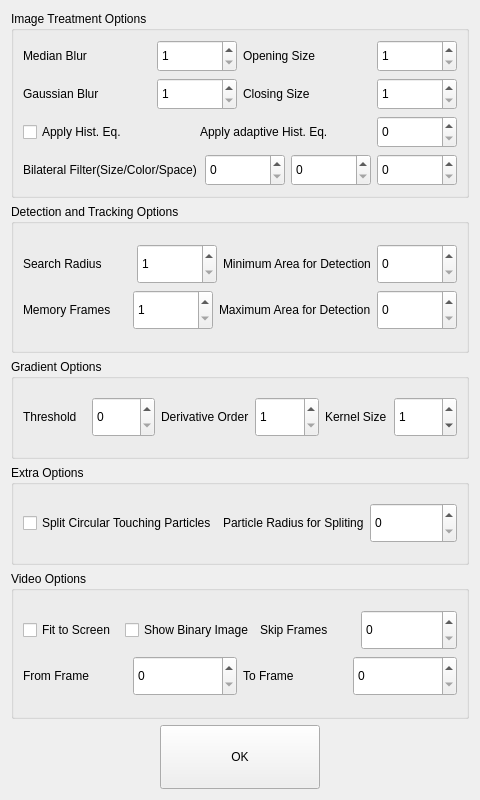
<?xml version="1.0" encoding="UTF-8"?>
<ui version="4.0">
 <class>dialog</class>
 <widget class="QWidget" name="dialog">
  <property name="geometry">
   <rect>
    <x>0</x>
    <y>0</y>
    <width>480</width>
    <height>800</height>
   </rect>
  </property>
  <property name="sizePolicy">
   <sizepolicy hsizetype="Preferred" vsizetype="Fixed">
    <horstretch>0</horstretch>
    <verstretch>0</verstretch>
   </sizepolicy>
  </property>
  <property name="windowTitle">
   <string>Settings</string>
  </property>
  <property name="layoutDirection">
   <enum>Qt::LeftToRight</enum>
  </property>
  <property name="autoFillBackground">
   <bool>false</bool>
  </property>
  <layout class="QVBoxLayout" name="verticalLayout_2" stretch="0,0,0,0,0,0">
   <item>
    <widget class="QGroupBox" name="groupBox">
     <property name="sizePolicy">
      <sizepolicy hsizetype="Preferred" vsizetype="Fixed">
       <horstretch>0</horstretch>
       <verstretch>0</verstretch>
      </sizepolicy>
     </property>
     <property name="minimumSize">
      <size>
       <width>0</width>
       <height>180</height>
      </size>
     </property>
     <property name="maximumSize">
      <size>
       <width>16777215</width>
       <height>280</height>
      </size>
     </property>
     <property name="title">
      <string>Image Treatment Options</string>
     </property>
     <property name="alignment">
      <set>Qt::AlignLeading|Qt::AlignLeft|Qt::AlignTop</set>
     </property>
     <layout class="QVBoxLayout" name="verticalLayout_3">
      <item>
       <layout class="QVBoxLayout" name="verticalLayout">
        <item>
         <layout class="QHBoxLayout" name="horizontalLayout">
          <item>
           <widget class="QLabel" name="label_4">
            <property name="sizePolicy">
             <sizepolicy hsizetype="Preferred" vsizetype="Preferred">
              <horstretch>0</horstretch>
              <verstretch>0</verstretch>
             </sizepolicy>
            </property>
            <property name="minimumSize">
             <size>
              <width>0</width>
              <height>32</height>
             </size>
            </property>
            <property name="maximumSize">
             <size>
              <width>16777215</width>
              <height>40</height>
             </size>
            </property>
            <property name="text">
             <string>Median Blur</string>
            </property>
           </widget>
          </item>
          <item>
           <widget class="QSpinBox" name="sb_median_blur">
            <property name="sizePolicy">
             <sizepolicy hsizetype="Minimum" vsizetype="Preferred">
              <horstretch>0</horstretch>
              <verstretch>0</verstretch>
             </sizepolicy>
            </property>
            <property name="minimumSize">
             <size>
              <width>60</width>
              <height>0</height>
             </size>
            </property>
            <property name="maximumSize">
             <size>
              <width>80</width>
              <height>16777215</height>
             </size>
            </property>
            <property name="whatsThis">
             <string>median_blur</string>
            </property>
            <property name="minimum">
             <number>1</number>
            </property>
            <property name="singleStep">
             <number>2</number>
            </property>
           </widget>
          </item>
          <item>
           <widget class="QLabel" name="label_3">
            <property name="sizePolicy">
             <sizepolicy hsizetype="Preferred" vsizetype="Preferred">
              <horstretch>0</horstretch>
              <verstretch>0</verstretch>
             </sizepolicy>
            </property>
            <property name="minimumSize">
             <size>
              <width>0</width>
              <height>32</height>
             </size>
            </property>
            <property name="maximumSize">
             <size>
              <width>16777215</width>
              <height>40</height>
             </size>
            </property>
            <property name="text">
             <string>Opening Size</string>
            </property>
           </widget>
          </item>
          <item>
           <widget class="QSpinBox" name="sb_opening_size">
            <property name="sizePolicy">
             <sizepolicy hsizetype="Fixed" vsizetype="Preferred">
              <horstretch>0</horstretch>
              <verstretch>0</verstretch>
             </sizepolicy>
            </property>
            <property name="minimumSize">
             <size>
              <width>60</width>
              <height>32</height>
             </size>
            </property>
            <property name="maximumSize">
             <size>
              <width>80</width>
              <height>40</height>
             </size>
            </property>
            <property name="whatsThis">
             <string>opening_size</string>
            </property>
            <property name="minimum">
             <number>1</number>
            </property>
           </widget>
          </item>
         </layout>
        </item>
        <item>
         <layout class="QHBoxLayout" name="horizontalLayout_2">
          <item>
           <widget class="QLabel" name="label_5">
            <property name="sizePolicy">
             <sizepolicy hsizetype="Preferred" vsizetype="Preferred">
              <horstretch>0</horstretch>
              <verstretch>0</verstretch>
             </sizepolicy>
            </property>
            <property name="minimumSize">
             <size>
              <width>0</width>
              <height>32</height>
             </size>
            </property>
            <property name="maximumSize">
             <size>
              <width>16777215</width>
              <height>40</height>
             </size>
            </property>
            <property name="text">
             <string>Gaussian Blur</string>
            </property>
           </widget>
          </item>
          <item>
           <widget class="QSpinBox" name="sb_gaussian_blur">
            <property name="sizePolicy">
             <sizepolicy hsizetype="Minimum" vsizetype="Preferred">
              <horstretch>0</horstretch>
              <verstretch>0</verstretch>
             </sizepolicy>
            </property>
            <property name="minimumSize">
             <size>
              <width>60</width>
              <height>32</height>
             </size>
            </property>
            <property name="maximumSize">
             <size>
              <width>80</width>
              <height>40</height>
             </size>
            </property>
            <property name="whatsThis">
             <string>gaussian_blur</string>
            </property>
            <property name="minimum">
             <number>1</number>
            </property>
            <property name="singleStep">
             <number>2</number>
            </property>
           </widget>
          </item>
          <item>
           <widget class="QLabel" name="label">
            <property name="sizePolicy">
             <sizepolicy hsizetype="Preferred" vsizetype="Preferred">
              <horstretch>0</horstretch>
              <verstretch>0</verstretch>
             </sizepolicy>
            </property>
            <property name="minimumSize">
             <size>
              <width>0</width>
              <height>32</height>
             </size>
            </property>
            <property name="maximumSize">
             <size>
              <width>16777215</width>
              <height>40</height>
             </size>
            </property>
            <property name="text">
             <string>Closing Size</string>
            </property>
           </widget>
          </item>
          <item>
           <widget class="QSpinBox" name="sb_closing_size">
            <property name="sizePolicy">
             <sizepolicy hsizetype="Minimum" vsizetype="Preferred">
              <horstretch>0</horstretch>
              <verstretch>0</verstretch>
             </sizepolicy>
            </property>
            <property name="minimumSize">
             <size>
              <width>60</width>
              <height>32</height>
             </size>
            </property>
            <property name="maximumSize">
             <size>
              <width>80</width>
              <height>40</height>
             </size>
            </property>
            <property name="whatsThis">
             <string>closing_size</string>
            </property>
            <property name="specialValueText">
             <string/>
            </property>
            <property name="suffix">
             <string/>
            </property>
            <property name="minimum">
             <number>1</number>
            </property>
           </widget>
          </item>
         </layout>
        </item>
        <item>
         <layout class="QHBoxLayout" name="horizontalLayout_3">
          <item>
           <widget class="QCheckBox" name="ckb_apply_hist_eq">
            <property name="sizePolicy">
             <sizepolicy hsizetype="Minimum" vsizetype="Preferred">
              <horstretch>0</horstretch>
              <verstretch>0</verstretch>
             </sizepolicy>
            </property>
            <property name="minimumSize">
             <size>
              <width>0</width>
              <height>32</height>
             </size>
            </property>
            <property name="maximumSize">
             <size>
              <width>16777215</width>
              <height>40</height>
             </size>
            </property>
            <property name="whatsThis">
             <string>apply_hist_eq</string>
            </property>
            <property name="text">
             <string>Apply Hist. Eq.</string>
            </property>
           </widget>
          </item>
          <item>
           <widget class="QLabel" name="label_6">
            <property name="sizePolicy">
             <sizepolicy hsizetype="Preferred" vsizetype="Preferred">
              <horstretch>0</horstretch>
              <verstretch>0</verstretch>
             </sizepolicy>
            </property>
            <property name="minimumSize">
             <size>
              <width>0</width>
              <height>32</height>
             </size>
            </property>
            <property name="maximumSize">
             <size>
              <width>16777215</width>
              <height>40</height>
             </size>
            </property>
            <property name="text">
             <string>Apply adaptive Hist. Eq.</string>
            </property>
           </widget>
          </item>
          <item>
           <widget class="QSpinBox" name="sb_adaptive_hist_eq">
            <property name="sizePolicy">
             <sizepolicy hsizetype="Minimum" vsizetype="Preferred">
              <horstretch>0</horstretch>
              <verstretch>0</verstretch>
             </sizepolicy>
            </property>
            <property name="minimumSize">
             <size>
              <width>60</width>
              <height>32</height>
             </size>
            </property>
            <property name="maximumSize">
             <size>
              <width>80</width>
              <height>40</height>
             </size>
            </property>
            <property name="whatsThis">
             <string>adaptive_hist_eq</string>
            </property>
           </widget>
          </item>
         </layout>
        </item>
        <item>
         <layout class="QHBoxLayout" name="horizontalLayout_4">
          <item>
           <widget class="QLabel" name="label_7">
            <property name="sizePolicy">
             <sizepolicy hsizetype="Preferred" vsizetype="Preferred">
              <horstretch>0</horstretch>
              <verstretch>0</verstretch>
             </sizepolicy>
            </property>
            <property name="minimumSize">
             <size>
              <width>0</width>
              <height>32</height>
             </size>
            </property>
            <property name="maximumSize">
             <size>
              <width>16777215</width>
              <height>40</height>
             </size>
            </property>
            <property name="text">
             <string>Bilateral Filter(Size/Color/Space)</string>
            </property>
           </widget>
          </item>
          <item>
           <widget class="QSpinBox" name="sb_bilateral_size">
            <property name="sizePolicy">
             <sizepolicy hsizetype="Minimum" vsizetype="Preferred">
              <horstretch>0</horstretch>
              <verstretch>0</verstretch>
             </sizepolicy>
            </property>
            <property name="minimumSize">
             <size>
              <width>60</width>
              <height>32</height>
             </size>
            </property>
            <property name="maximumSize">
             <size>
              <width>80</width>
              <height>40</height>
             </size>
            </property>
            <property name="whatsThis">
             <string>bilateral_size</string>
            </property>
           </widget>
          </item>
          <item>
           <widget class="QSpinBox" name="sb_bilateral_color">
            <property name="sizePolicy">
             <sizepolicy hsizetype="Minimum" vsizetype="Preferred">
              <horstretch>0</horstretch>
              <verstretch>0</verstretch>
             </sizepolicy>
            </property>
            <property name="minimumSize">
             <size>
              <width>60</width>
              <height>32</height>
             </size>
            </property>
            <property name="maximumSize">
             <size>
              <width>80</width>
              <height>40</height>
             </size>
            </property>
            <property name="whatsThis">
             <string>bilateral_color</string>
            </property>
           </widget>
          </item>
          <item>
           <widget class="QSpinBox" name="sb_bilateral_space">
            <property name="sizePolicy">
             <sizepolicy hsizetype="Minimum" vsizetype="Preferred">
              <horstretch>0</horstretch>
              <verstretch>0</verstretch>
             </sizepolicy>
            </property>
            <property name="minimumSize">
             <size>
              <width>60</width>
              <height>32</height>
             </size>
            </property>
            <property name="maximumSize">
             <size>
              <width>80</width>
              <height>40</height>
             </size>
            </property>
            <property name="whatsThis">
             <string>bilateral_space</string>
            </property>
           </widget>
          </item>
         </layout>
        </item>
       </layout>
      </item>
     </layout>
    </widget>
   </item>
   <item>
    <widget class="QGroupBox" name="groupBox_2">
     <property name="sizePolicy">
      <sizepolicy hsizetype="Preferred" vsizetype="Preferred">
       <horstretch>0</horstretch>
       <verstretch>0</verstretch>
      </sizepolicy>
     </property>
     <property name="minimumSize">
      <size>
       <width>0</width>
       <height>80</height>
      </size>
     </property>
     <property name="maximumSize">
      <size>
       <width>16777215</width>
       <height>240</height>
      </size>
     </property>
     <property name="title">
      <string>Detection and Tracking Options</string>
     </property>
     <property name="alignment">
      <set>Qt::AlignLeading|Qt::AlignLeft|Qt::AlignTop</set>
     </property>
     <layout class="QVBoxLayout" name="verticalLayout_6">
      <item>
       <layout class="QVBoxLayout" name="verticalLayout_4">
        <item>
         <layout class="QHBoxLayout" name="horizontalLayout_5">
          <item>
           <widget class="QLabel" name="label_2">
            <property name="text">
             <string>Search Radius</string>
            </property>
            <property name="textFormat">
             <enum>Qt::AutoText</enum>
            </property>
            <property name="scaledContents">
             <bool>true</bool>
            </property>
           </widget>
          </item>
          <item>
           <widget class="QSpinBox" name="sb_search_radius">
            <property name="minimumSize">
             <size>
              <width>60</width>
              <height>32</height>
             </size>
            </property>
            <property name="maximumSize">
             <size>
              <width>80</width>
              <height>40</height>
             </size>
            </property>
            <property name="whatsThis">
             <string>search_radius</string>
            </property>
            <property name="minimum">
             <number>1</number>
            </property>
            <property name="singleStep">
             <number>2</number>
            </property>
           </widget>
          </item>
          <item>
           <widget class="QLabel" name="label_9">
            <property name="text">
             <string>Minimum Area for Detection</string>
            </property>
           </widget>
          </item>
          <item>
           <widget class="QSpinBox" name="sb_minimum_area_for_detection">
            <property name="minimumSize">
             <size>
              <width>60</width>
              <height>32</height>
             </size>
            </property>
            <property name="maximumSize">
             <size>
              <width>80</width>
              <height>40</height>
             </size>
            </property>
            <property name="whatsThis">
             <string>minimum_area_for_detection</string>
            </property>
            <property name="maximum">
             <number>10000000</number>
            </property>
           </widget>
          </item>
         </layout>
        </item>
        <item>
         <layout class="QHBoxLayout" name="horizontalLayout_6">
          <item>
           <widget class="QLabel" name="label_8">
            <property name="text">
             <string>Memory Frames</string>
            </property>
           </widget>
          </item>
          <item>
           <widget class="QSpinBox" name="sb_memory_frames">
            <property name="minimumSize">
             <size>
              <width>60</width>
              <height>32</height>
             </size>
            </property>
            <property name="maximumSize">
             <size>
              <width>80</width>
              <height>40</height>
             </size>
            </property>
            <property name="whatsThis">
             <string>memory_frames</string>
            </property>
            <property name="minimum">
             <number>1</number>
            </property>
            <property name="singleStep">
             <number>2</number>
            </property>
           </widget>
          </item>
          <item>
           <widget class="QLabel" name="label_10">
            <property name="text">
             <string>Maximum Area for Detection</string>
            </property>
           </widget>
          </item>
          <item>
           <widget class="QSpinBox" name="sb_maximum_area_for_detection">
            <property name="minimumSize">
             <size>
              <width>60</width>
              <height>32</height>
             </size>
            </property>
            <property name="maximumSize">
             <size>
              <width>80</width>
              <height>40</height>
             </size>
            </property>
            <property name="whatsThis">
             <string>maximum_area_for_detection</string>
            </property>
            <property name="maximum">
             <number>10000000</number>
            </property>
           </widget>
          </item>
         </layout>
        </item>
       </layout>
      </item>
     </layout>
    </widget>
   </item>
   <item>
    <widget class="QGroupBox" name="groupBox_3">
     <property name="sizePolicy">
      <sizepolicy hsizetype="Preferred" vsizetype="Preferred">
       <horstretch>0</horstretch>
       <verstretch>0</verstretch>
      </sizepolicy>
     </property>
     <property name="minimumSize">
      <size>
       <width>0</width>
       <height>60</height>
      </size>
     </property>
     <property name="maximumSize">
      <size>
       <width>16777215</width>
       <height>100</height>
      </size>
     </property>
     <property name="title">
      <string>Gradient Options</string>
     </property>
     <layout class="QVBoxLayout" name="verticalLayout_7">
      <item>
       <layout class="QHBoxLayout" name="horizontalLayout_7">
        <item>
         <widget class="QLabel" name="label_11">
          <property name="text">
           <string>Threshold</string>
          </property>
         </widget>
        </item>
        <item>
         <widget class="QSpinBox" name="sb_threshold">
          <property name="sizePolicy">
           <sizepolicy hsizetype="Minimum" vsizetype="Preferred">
            <horstretch>0</horstretch>
            <verstretch>0</verstretch>
           </sizepolicy>
          </property>
          <property name="minimumSize">
           <size>
            <width>0</width>
            <height>32</height>
           </size>
          </property>
          <property name="maximumSize">
           <size>
            <width>16777215</width>
            <height>40</height>
           </size>
          </property>
          <property name="whatsThis">
           <string>threshold</string>
          </property>
         </widget>
        </item>
        <item>
         <widget class="QLabel" name="label_12">
          <property name="text">
           <string>Derivative Order</string>
          </property>
         </widget>
        </item>
        <item>
         <widget class="QSpinBox" name="sb_derivative_order">
          <property name="sizePolicy">
           <sizepolicy hsizetype="Minimum" vsizetype="Preferred">
            <horstretch>0</horstretch>
            <verstretch>0</verstretch>
           </sizepolicy>
          </property>
          <property name="minimumSize">
           <size>
            <width>0</width>
            <height>32</height>
           </size>
          </property>
          <property name="maximumSize">
           <size>
            <width>16777215</width>
            <height>40</height>
           </size>
          </property>
          <property name="whatsThis">
           <string>derivative_order</string>
          </property>
          <property name="minimum">
           <number>1</number>
          </property>
         </widget>
        </item>
        <item>
         <widget class="QLabel" name="label_13">
          <property name="text">
           <string>Kernel Size</string>
          </property>
         </widget>
        </item>
        <item>
         <widget class="QSpinBox" name="sb_kernel_size">
          <property name="sizePolicy">
           <sizepolicy hsizetype="Minimum" vsizetype="Preferred">
            <horstretch>0</horstretch>
            <verstretch>0</verstretch>
           </sizepolicy>
          </property>
          <property name="minimumSize">
           <size>
            <width>0</width>
            <height>32</height>
           </size>
          </property>
          <property name="maximumSize">
           <size>
            <width>16777215</width>
            <height>40</height>
           </size>
          </property>
          <property name="whatsThis">
           <string>kernel_size</string>
          </property>
          <property name="minimum">
           <number>-1</number>
          </property>
          <property name="maximum">
           <number>7</number>
          </property>
          <property name="singleStep">
           <number>2</number>
          </property>
          <property name="value">
           <number>1</number>
          </property>
         </widget>
        </item>
       </layout>
      </item>
     </layout>
    </widget>
   </item>
   <item>
    <widget class="QGroupBox" name="groupBox_4">
     <property name="sizePolicy">
      <sizepolicy hsizetype="Preferred" vsizetype="Preferred">
       <horstretch>0</horstretch>
       <verstretch>0</verstretch>
      </sizepolicy>
     </property>
     <property name="minimumSize">
      <size>
       <width>0</width>
       <height>60</height>
      </size>
     </property>
     <property name="maximumSize">
      <size>
       <width>16777215</width>
       <height>100</height>
      </size>
     </property>
     <property name="title">
      <string>Extra Options</string>
     </property>
     <layout class="QVBoxLayout" name="verticalLayout_8">
      <item>
       <layout class="QHBoxLayout" name="horizontalLayout_8">
        <item>
         <widget class="QCheckBox" name="ckb_split_circular_particles">
          <property name="sizePolicy">
           <sizepolicy hsizetype="Minimum" vsizetype="Preferred">
            <horstretch>0</horstretch>
            <verstretch>0</verstretch>
           </sizepolicy>
          </property>
          <property name="minimumSize">
           <size>
            <width>0</width>
            <height>32</height>
           </size>
          </property>
          <property name="maximumSize">
           <size>
            <width>16777215</width>
            <height>40</height>
           </size>
          </property>
          <property name="whatsThis">
           <string>split_circular_particles</string>
          </property>
          <property name="text">
           <string>Split Circular Touching Particles</string>
          </property>
         </widget>
        </item>
        <item>
         <widget class="QLabel" name="label_14">
          <property name="text">
           <string>Particle Radius for Spliting</string>
          </property>
         </widget>
        </item>
        <item>
         <widget class="QSpinBox" name="sb_split_radius">
          <property name="sizePolicy">
           <sizepolicy hsizetype="Minimum" vsizetype="Preferred">
            <horstretch>0</horstretch>
            <verstretch>0</verstretch>
           </sizepolicy>
          </property>
          <property name="minimumSize">
           <size>
            <width>0</width>
            <height>32</height>
           </size>
          </property>
          <property name="maximumSize">
           <size>
            <width>16777215</width>
            <height>40</height>
           </size>
          </property>
          <property name="whatsThis">
           <string>split_radius</string>
          </property>
         </widget>
        </item>
       </layout>
      </item>
     </layout>
    </widget>
   </item>
   <item>
    <widget class="QGroupBox" name="groupBox_5">
     <property name="minimumSize">
      <size>
       <width>0</width>
       <height>60</height>
      </size>
     </property>
     <property name="maximumSize">
      <size>
       <width>16777215</width>
       <height>240</height>
      </size>
     </property>
     <property name="title">
      <string>Video Options</string>
     </property>
     <layout class="QVBoxLayout" name="verticalLayout_9">
      <item>
       <layout class="QVBoxLayout" name="verticalLayout_5">
        <item>
         <layout class="QHBoxLayout" name="horizontalLayout_9">
          <item>
           <widget class="QCheckBox" name="chk_fit_to_screen">
            <property name="minimumSize">
             <size>
              <width>0</width>
              <height>32</height>
             </size>
            </property>
            <property name="maximumSize">
             <size>
              <width>16777215</width>
              <height>40</height>
             </size>
            </property>
            <property name="whatsThis">
             <string>fit_to_screen</string>
            </property>
            <property name="text">
             <string>Fit to Screen</string>
            </property>
           </widget>
          </item>
          <item>
           <widget class="QCheckBox" name="chk_show_binary_image">
            <property name="minimumSize">
             <size>
              <width>0</width>
              <height>32</height>
             </size>
            </property>
            <property name="maximumSize">
             <size>
              <width>16777215</width>
              <height>40</height>
             </size>
            </property>
            <property name="whatsThis">
             <string>show_binary_image</string>
            </property>
            <property name="text">
             <string>Show Binary Image</string>
            </property>
           </widget>
          </item>
          <item>
           <widget class="QLabel" name="label_15">
            <property name="minimumSize">
             <size>
              <width>0</width>
              <height>32</height>
             </size>
            </property>
            <property name="maximumSize">
             <size>
              <width>16777215</width>
              <height>40</height>
             </size>
            </property>
            <property name="text">
             <string>Skip Frames</string>
            </property>
           </widget>
          </item>
          <item>
           <widget class="QSpinBox" name="sb_skip_frames">
            <property name="minimumSize">
             <size>
              <width>0</width>
              <height>32</height>
             </size>
            </property>
            <property name="maximumSize">
             <size>
              <width>16777215</width>
              <height>40</height>
             </size>
            </property>
            <property name="whatsThis">
             <string>skip_frames</string>
            </property>
           </widget>
          </item>
         </layout>
        </item>
        <item>
         <layout class="QHBoxLayout" name="horizontalLayout_10">
          <item>
           <widget class="QLabel" name="label_16">
            <property name="minimumSize">
             <size>
              <width>0</width>
              <height>32</height>
             </size>
            </property>
            <property name="maximumSize">
             <size>
              <width>16777215</width>
              <height>40</height>
             </size>
            </property>
            <property name="text">
             <string>From Frame</string>
            </property>
           </widget>
          </item>
          <item>
           <widget class="QSpinBox" name="sb_from_frame">
            <property name="minimumSize">
             <size>
              <width>0</width>
              <height>32</height>
             </size>
            </property>
            <property name="maximumSize">
             <size>
              <width>16777215</width>
              <height>40</height>
             </size>
            </property>
            <property name="whatsThis">
             <string>from_frame</string>
            </property>
           </widget>
          </item>
          <item>
           <widget class="QLabel" name="label_17">
            <property name="minimumSize">
             <size>
              <width>0</width>
              <height>32</height>
             </size>
            </property>
            <property name="maximumSize">
             <size>
              <width>16777215</width>
              <height>40</height>
             </size>
            </property>
            <property name="text">
             <string>To Frame</string>
            </property>
           </widget>
          </item>
          <item>
           <widget class="QSpinBox" name="sb_to_frame">
            <property name="minimumSize">
             <size>
              <width>0</width>
              <height>32</height>
             </size>
            </property>
            <property name="maximumSize">
             <size>
              <width>16777215</width>
              <height>40</height>
             </size>
            </property>
            <property name="whatsThis">
             <string>to_frame</string>
            </property>
           </widget>
          </item>
         </layout>
        </item>
       </layout>
      </item>
     </layout>
    </widget>
   </item>
   <item>
    <layout class="QHBoxLayout" name="horizontalLayout_11">
     <item>
      <widget class="QPushButton" name="bt_ok">
       <property name="sizePolicy">
        <sizepolicy hsizetype="Preferred" vsizetype="Preferred">
         <horstretch>0</horstretch>
         <verstretch>0</verstretch>
        </sizepolicy>
       </property>
       <property name="minimumSize">
        <size>
         <width>80</width>
         <height>32</height>
        </size>
       </property>
       <property name="maximumSize">
        <size>
         <width>160</width>
         <height>64</height>
        </size>
       </property>
       <property name="text">
        <string>OK</string>
       </property>
      </widget>
     </item>
    </layout>
   </item>
  </layout>
 </widget>
 <resources/>
 <connections/>
</ui>
